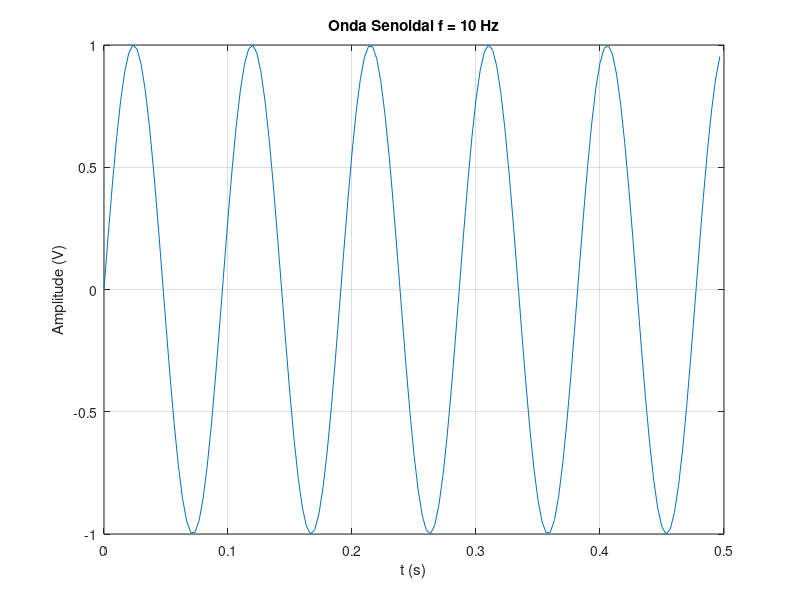

Source code (MATLAB):
% -------------------------------------------------------------------------
% Onda Senoidal
% -------------------------------------------------------------------------
% Autor: Leonardo Amaral
% Data: 2024/01
% Descrição: Código de um sinal senoidal adaptado do livro "Digital 
% Modulations using Matlab" de Mathuranathan Viswanathan. 
% -------------------------------------------------------------------------

clc; close all; clear all; 

f = 10; % Hz, frequência da onda senoidal 
V = 1; % V, amplitude da onda senoidal
overSampRate = 30; % taxa de sobreamostragem 
fs = overSampRate*f; % taxa de amostragem
phase = 1/3*pi; % deslocamento de fase em radianos
nCyl = 5; % gera cinco ciclos da onda
t = 0:1/fs:nCyl*1/f-1/fs; % base de tempo

g = V*sin(2*pi*f*t*phase); % equação do sinal 

plot(t,g); % plota o sinal
grid on; % mostra linhas de grade
title(['Onda Senoidal f = ', num2str(f), ' Hz']); % adiciona título
xlabel('t (s)'); % adiciona título no eixo x
ylabel('Amplitude (V)'); % adiciona título no eixo y